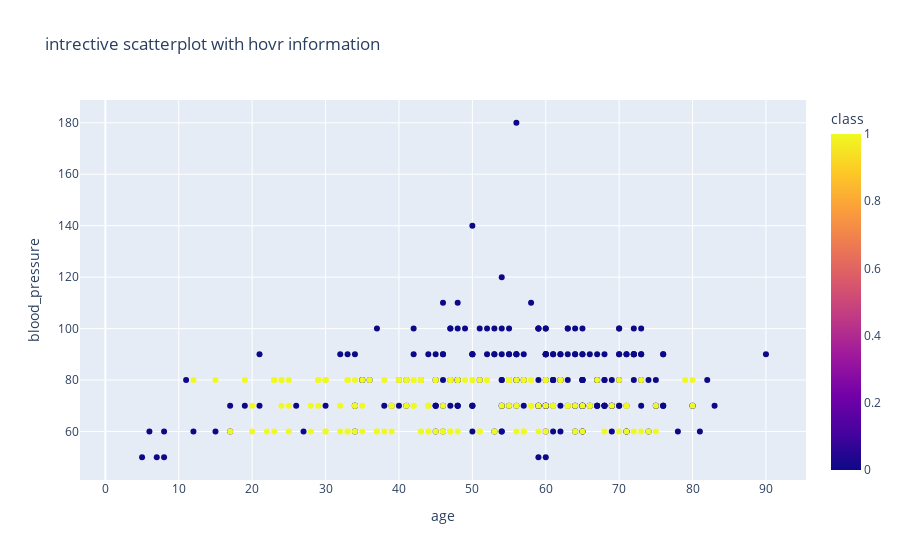

Source (notebook cell):
### Code cell
fig=px.scatter(df,x="age",y="blood_pressure",color="class",hover_data=["serum_creatinine","haemoglobin"],title=" intrective scatterplot with hovr information")
fig.show()

### Figure 1 — Plotly figure (JSON) as saved in the notebook; plotly's stock layout.template omitted (floating-point values rounded to 4 significant figures; data arrays with more than 128 entries replaced by an {"elided": "..."} marker saying what was removed)
{"data": [{"customdata": {"elided": "400x2 float values"}, "hovertemplate": "age=%{x}<br>blood_pressure=%{y}<br>serum_creatinine=%{customdata[0]}<br>haemoglobin=%{customdata[1]}<br>class=%{marker.color}<extra></extra>", "legendgroup": "", "marker": {"color": {"elided": "400 int values"}, "coloraxis": "coloraxis", "symbol": "circle"}, "mode": "markers", "name": "", "orientation": "v", "showlegend": false, "type": "scatter", "x": {"elided": "400 int values"}, "xaxis": "x", "y": {"elided": "400 int values"}, "yaxis": "y"}], "layout": {"coloraxis": {"colorbar": {"title": {"text": "class"}}, "colorscale": [[0, "#0d0887"], [0.1111, "#46039f"], [0.2222, "#7201a8"], [0.3333, "#9c179e"], [0.4444, "#bd3786"], [0.5556, "#d8576b"], [0.6667, "#ed7953"], [0.7778, "#fb9f3a"], [0.8889, "#fdca26"], [1, "#f0f921"]]}, "legend": {"tracegroupgap": 0}, "title": {"text": " intrective scatterplot with hovr information"}, "xaxis": {"anchor": "y", "domain": [0, 1], "title": {"text": "age"}}, "yaxis": {"anchor": "x", "domain": [0, 1], "title": {"text": "blood_pressure"}}}}
